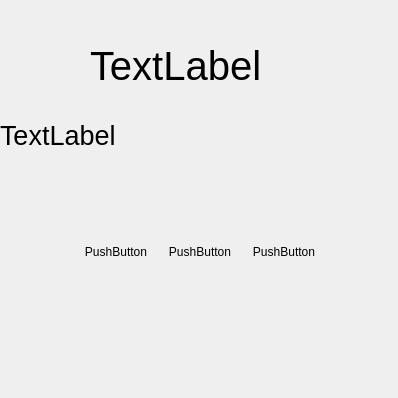
      <widget class="QWidget" name="frameTime">
       <property name="geometry">
        <rect>
         <x>0</x>
         <y>0</y>
         <width>398</width>
         <height>398</height>
        </rect>
       </property>
       <widget class="QPushButton" name="continueOrPause">
        <property name="geometry">
         <rect>
          <x>168</x>
          <y>220</y>
          <width>64</width>
          <height>64</height>
         </rect>
        </property>
        <property name="contextMenuPolicy">
         <enum>Qt::NoContextMenu</enum>
        </property>
        <property name="toolTip">
         <string>&lt;html&gt;&lt;head/&gt;&lt;body&gt;&lt;p&gt;&lt;span style=&quot; color:#ffffff;&quot;&gt;Pause timer&lt;/span&gt;&lt;/p&gt;&lt;/body&gt;&lt;/html&gt;</string>
        </property>
        <property name="styleSheet">
         <string notr="true">border: 0;</string>
        </property>
        <property name="text">
         <string>PushButton</string>
        </property>
        <property name="icon">
         <iconset>
          <normaloff>play.png</normaloff>play.png</iconset>
        </property>
        <property name="autoRepeatInterval">
         <number>100</number>
        </property>
       </widget>
       <widget class="QLabel" name="status">
        <property name="geometry">
         <rect>
          <x>90</x>
          <y>40</y>
          <width>221</width>
          <height>51</height>
         </rect>
        </property>
        <property name="font">
         <font>
          <pointsize>30</pointsize>
         </font>
        </property>
        <property name="styleSheet">
         <string notr="true">qproperty-alignment: AlignCenter;</string>
        </property>
        <property name="text">
         <string>TextLabel</string>
        </property>
       </widget>
       <widget class="QPushButton" name="nextBtn">
        <property name="geometry">
         <rect>
          <x>252</x>
          <y>220</y>
          <width>64</width>
          <height>64</height>
         </rect>
        </property>
        <property name="contextMenuPolicy">
         <enum>Qt::NoContextMenu</enum>
        </property>
        <property name="toolTip">
         <string>&lt;html&gt;&lt;head/&gt;&lt;body&gt;&lt;p&gt;&lt;span style=&quot; color:#ffffff;&quot;&gt;Skip to next session&lt;/span&gt;&lt;/p&gt;&lt;/body&gt;&lt;/html&gt;</string>
        </property>
        <property name="styleSheet">
         <string notr="true">border: 0;
</string>
        </property>
        <property name="text">
         <string>PushButton</string>
        </property>
        <property name="icon">
         <iconset>
          <normaloff>play.png</normaloff>play.png</iconset>
        </property>
        <property name="autoRepeatInterval">
         <number>100</number>
        </property>
       </widget>
       <widget class="QPushButton" name="endBtn">
        <property name="geometry">
         <rect>
          <x>84</x>
          <y>220</y>
          <width>64</width>
          <height>64</height>
         </rect>
        </property>
        <property name="contextMenuPolicy">
         <enum>Qt::NoContextMenu</enum>
        </property>
        <property name="toolTip">
         <string>&lt;html&gt;&lt;head/&gt;&lt;body&gt;&lt;p&gt;&lt;span style=&quot; color:#ffffff;&quot;&gt;Stop timer&lt;/span&gt;&lt;/p&gt;&lt;/body&gt;&lt;/html&gt;</string>
        </property>
        <property name="styleSheet">
         <string notr="true">border: 0;</string>
        </property>
        <property name="text">
         <string>PushButton</string>
        </property>
        <property name="icon">
         <iconset>
          <normaloff>play.png</normaloff>play.png</iconset>
        </property>
        <property name="autoRepeatInterval">
         <number>100</number>
        </property>
       </widget>
       <widget class="QLabel" name="time">
        <property name="geometry">
         <rect>
          <x>0</x>
          <y>110</y>
          <width>401</width>
          <height>51</height>
         </rect>
        </property>
        <property name="font">
         <font>
          <pointsize>20</pointsize>
         </font>
        </property>
        <property name="styleSheet">
         <string notr="true">qproperty-alignment: AlignCenter;</string>
        </property>
        <property name="text">
         <string>TextLabel</string>
        </property>
       </widget>
      </widget>
